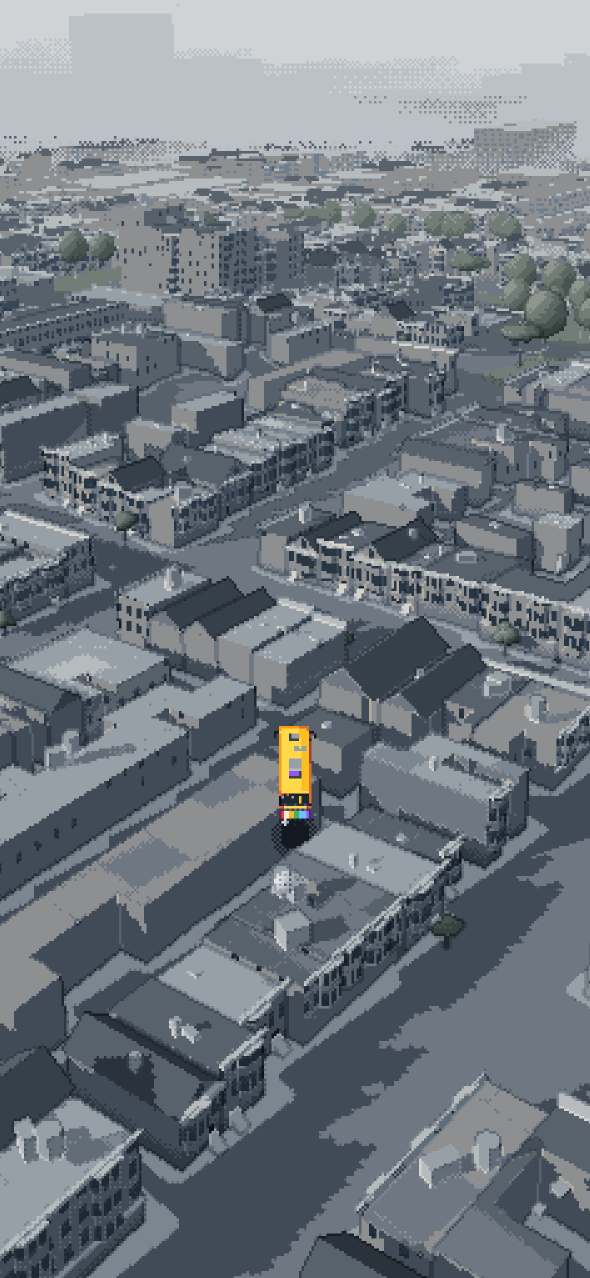
#> input picture shots/altitude/before-downtown-cruise.png, 1179 x 2556 px (shown at 1/2 size)
$ python shimmer.py ../shots/altitude/before-downtown-cruise.png ../shots/altitude/downtown-030m.png ../shots/altitude/downtown-030m.png
#> lines starting #> are read from the running program, lines starting #| are printed output that depends on the picture; after the words box and inside, x2 and y2 are one past the last pixel; in counts of white or black regions, pixels touching at a corner belong together
#!/usr/bin/env python3
# (game_px() / main() reduce a 3x-DPR screenshot to game pixels; usage: shimmer.py a.png b.png [diff.png])
# Shimmer check on two frames 1/30 s apart: reduce to game pixels, find the best integer
# shift per horizontal band (camera translation), report what the shift can't explain.
import os
import sys
import numpy as np
from PIL import Image

def block_size(dx):
    # device px per game px: the block size whose boundaries carry the neighbor differences (the smallest
    # of the best, so a multiple of it doesn't win). The 390 px frame on a 393x852 @3x viewport is 3; the
    # old 240 px frame was 5. SB_PX_SCALE=<n> overrides.
    env = os.environ.get('SB_PX_SCALE')
    if env:
        return int(env)
    tot = dx.sum() + 1e-9
    score = {S: max(dx[k::S].sum() for k in range(S)) * S / tot for S in range(2, 9)}
    best = max(score.values())
    if best < 1.5:
        return 3
    return min(S for S, v in score.items() if v >= 0.85 * best)

def game_px(path, S=None):
    a = np.asarray(Image.open(path).convert('RGB')).astype(np.int32)
    # find the pixel-grid phase: block boundaries have the largest neighbor differences
    dx = np.abs(np.diff(a, axis=1)).sum(axis=(0, 2))
#> dx = 1178 values, max 118530 at index 617, min 0 at index 0, mean 14822.5
    dy = np.abs(np.diff(a, axis=0)).sum(axis=(1, 2))
#> dy = 2555 values, max 116807 at index 291, min 0 at index 0, mean 7920.2
    if S is None:
        S = block_size(dx)
#> in block_size, `tot = dx.sum() + 1e-9`: tot = 17460887
#> in block_size, `score = {S: max(dx[k::S].sum() for k in range(S)) * S / tot for S in r..`: score = {2: 1, 3: 1.05, 4: 1.02, 5: 5, 6: 1.05, 7: 1.01, 8: 1.07}
#> in block_size, `best = max(score.values())`: best = 5
#> S = 5
    ox = int(np.argmax([dx[k::S].sum() for k in range(S)]))
#> ox = 2
    oy = int(np.argmax([dy[k::S].sum() for k in range(S)]))
#> oy = 1
    # boundary between col ox and ox+1 -> block starts at ox+1; sample block centers
    cx = (ox + 1 + S // 2) % S
#> cx = 0
    cy = (oy + 1 + S // 2) % S
#> cy = 4
    g = a[cy::S, cx::S]
    return g

def main(pa, pb, out=None, bands=8):
    A = game_px(pa)
    B = game_px(pb)
#> call 2 of game_px, with path = '../shots/altitude/downtown-030m.png'
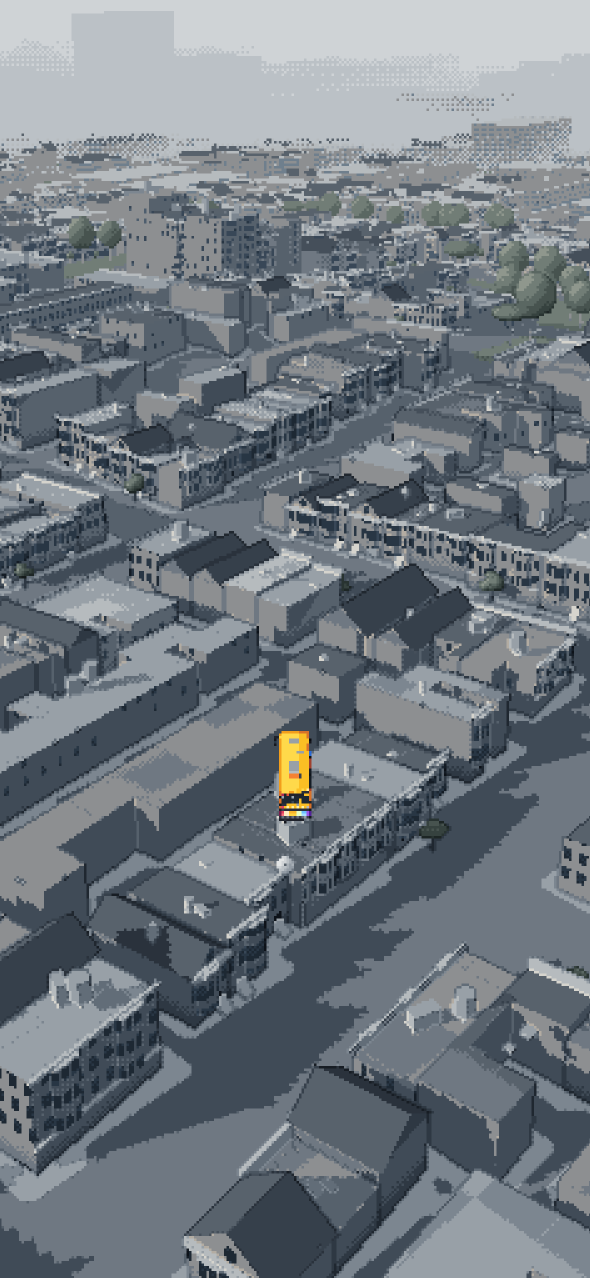
#> input picture shots/altitude/downtown-030m.png, 1179 x 2556 px (shown at 1/2 size)
#> in game_px (call 2), `dx = np.abs(np.diff(a, axis=1)).sum(axis=(0, 2))`: dx = 1178 values, max 120285 at index 617, min 0 at index 0, mean 14884.7
#> in game_px (call 2), `dy = np.abs(np.diff(a, axis=0)).sum(axis=(1, 2))`: dy = 2555 values, max 127265 at index 301, min 0 at index 0, mean 7979.6
    h = min(A.shape[0], B.shape[0]); w = min(A.shape[1], B.shape[1])
#> after `h = min(A.shape[0], B.shape[0])`: h = 511
#> after `w = min(A.shape[1], B.shape[1])`: w = 236
    A = A[:h, :w]; B = B[:h, :w]
    key = lambda X: (X[..., 0] << 16) | (X[..., 1] << 8) | X[..., 2]
    KA, KB = key(A), key(B)
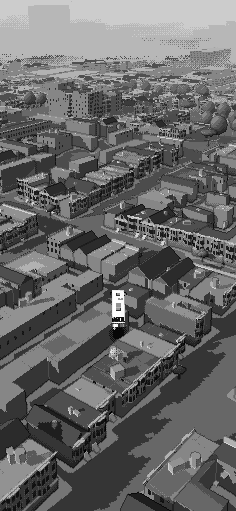
#> KA: shape (511, 236) int32; min 856601, max 16771778, mean 7383929.3; drawn with min black and max white
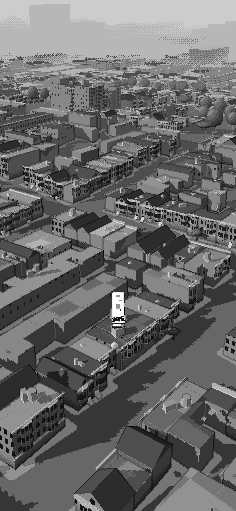
#> KB: shape (511, 236) int32; min 789778, max 16773798, mean 7410892.6; drawn with min black and max white
    raw = (KA != KB).mean()
#> raw = 0.789
    res = np.zeros((h, w), bool)
    rep = []
    bh = h // bands
#> bh = 63
    m = 4
    for i in range(bands):
        y0, y1 = i * bh, (i + 1) * bh if i < bands - 1 else h
        best = None
        for sy in range(-m, m + 1):
            for sx in range(-m, m + 1):
                ya0, ya1 = max(y0, m), min(y1, h - m)
                a = KA[ya0:ya1, m:w - m]
                b = KB[ya0 + sy:ya1 + sy, m + sx:w - m + sx]
                c = (a != b).mean()
                if best is None or c < best[0]:
                    best = (c, sx, sy)
        c, sx, sy = best
        ya0, ya1 = max(y0, m), min(y1, h - m)
        res[ya0:ya1, m:w - m] = KA[ya0:ya1, m:w - m] != KB[ya0 + sy:ya1 + sy, m + sx:w - m + sx]
        rep.append((y0, y1, sx, sy, round(float(c) * 100, 2)))
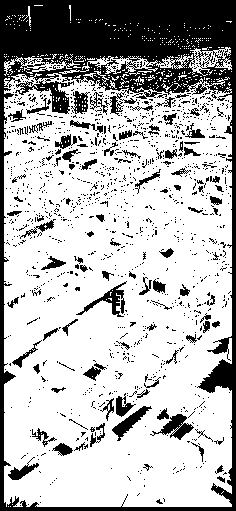
#> res: shape (511, 236) bool; 71.3% white; 1221 black regions (1120 under 20 px), largest, box (x1, y1, x2, y2) and area: (0, 0, 236, 511) 24182, (76, 281, 127, 317) 460, (150, 414, 194, 440) 458
#> after the loop, rep = [(0, 63, -1, -1, 8.82), (63, 126, -1, -3, 56.84), (126, 189, -3, -4, 82.34), (189, 252, -2, -4, 91.82), (252, 315, 0, 2, 88.86), (315, 378, -4, -4, 88.93), (378, 441, -4, -4, 84.54), (441, 511, -4, 0, 92.92)]
    print(f'{pa}: game px {w}x{h}  raw changed {raw*100:.1f}%  residual after per-band shift {res.mean()*100:.2f}%')
#| ../shots/altitude/before-downtown-cruise.png: game px 236x511  raw changed 78.9%  residual after per-band shift 71.34%
    for r in rep:
        print('   band y %3d-%3d shift (%2d,%2d) residual %5.2f%%' % r)
#> this loop made 8 passes
#|    band y   0- 63 shift (-1,-1) residual  8.82%
#|    band y  63-126 shift (-1,-3) residual 56.84%
#|    band y 126-189 shift (-3,-4) residual 82.34%
#|    band y 189-252 shift (-2,-4) residual 91.82%
#|    band y 252-315 shift ( 0, 2) residual 88.86%
#|    band y 315-378 shift (-4,-4) residual 88.93%
#|    band y 378-441 shift (-4,-4) residual 84.54%
#|    band y 441-511 shift (-4, 0) residual 92.92%
    if out:
        vis = (A * 0.35).astype(np.uint8)
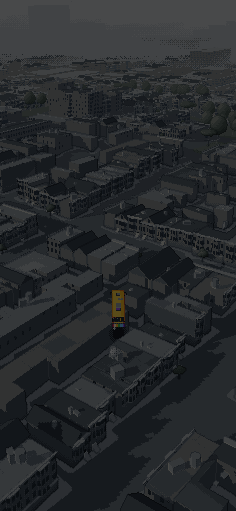
#> vis: shape (511, 236, 3); mean R, G, B 38.8, 41.8, 44.3
        vis[res] = [255, 0, 255]
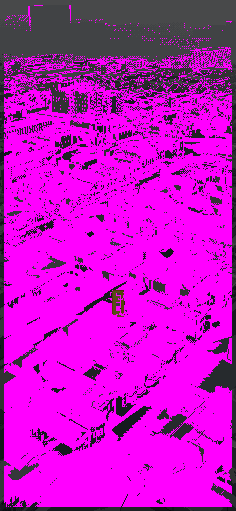
#> vis: shape (511, 236, 3); mean R, G, B 196, 14.8, 197.2
        Image.fromarray(vis).resize((w * 3, h * 3), Image.NEAREST).save(out)
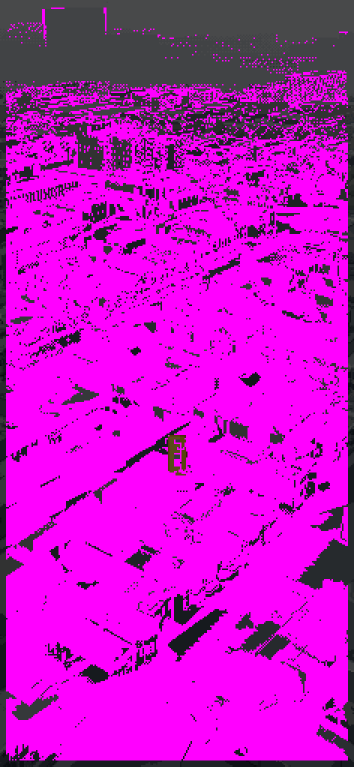
#> saved as downtown-030m.png: PIL image 708x1533 RGB (shown at 1/2 size); mean R, G, B 196, 14.8, 197.2

if __name__ == '__main__':
    main(sys.argv[1], sys.argv[2], sys.argv[3] if len(sys.argv) > 3 else None)
